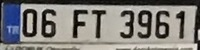
#> input picture Detection-Of-Letters-And-Numbers-From-The-Plate-main/image/1.jpg, 200 x 50 px; its folder holds only this picture in this run
$ python bulma.py
#> lines starting #> are read from the running program, lines starting #| are printed output that depends on the picture; after the words box and inside, x2 and y2 are one past the last pixel; in counts of white or black regions, pixels touching at a corner belong together
import cv2
from glob import glob
import os
import pyautogui
import numpy as np


MIN_PIXEL_WIDTH = 5
MIN_PIXEL_HEIGHT = 15

MIN_ASPECT_RATIO = 0.25
MAX_ASPECT_RATIO = 1.0

MIN_PIXEL_AREA = 80
s=0
e=0
imgs=glob("image\*.jpg")
for imga in imgs:
    img=cv2.imread(imga)
#> img is the input picture: shape (50, 200, 3); mean B, G, R 122, 125.2, 127.1
    h = img.shape[0]
#> h = 50
    w = img.shape[1]
#> w = 200
    siyah = []
    j=0
    for x in range(0,h):#siyah noktaları buldum
        for y in range(0,w):
            #renk=img[x,y]
            a=img[x,y,0]
            b=img[x,y,1]
            c=img[x,y,2]
            if a<120 and b<120 and c<120:
                siyah.append((x,y))
                j=j+1
#> after the loop, j = 3554; siyah = 3554 pairs, first value 0 to 49, second value 0 to 199
    imgyeni=np.zeros((h, w, 1), np.uint8)
    for i in range(j):#Okuma yaparken beyaz noktalara baktığı için beyazlatma yaptım
        imgyeni[siyah[i][0],siyah[i][1]]=[255]
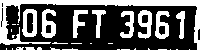
#> imgyeni: shape (50, 200, 1); 35.5% white; 32 white regions (22 under 20 px)
    kernel = np.ones((4,4),np.uint8)
    cv2.imshow("ad",imgyeni)

    sonuc=cv2.morphologyEx(imgyeni,cv2.MORPH_OPEN,kernel)#Open morfolojik işlemini yaptım


    contours, npaHierarchy = cv2.findContours(sonuc, cv2.RETR_LIST, cv2.CHAIN_APPROX_SIMPLE)   # find all contours
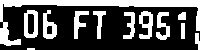
#> sonuc: shape (50, 200); 32.7% white; 12 white regions (1 under 20 px), largest, box (x1, y1, x2, y2) and area: (0, 0, 200, 46) 1620, (24, 10, 38, 38) 255, (139, 11, 153, 39) 237

    for contour in contours:

        boundingRect = cv2.boundingRect(contour)
        [intX, intY, intWidth, intHeight] = boundingRect
        intBoundingRectArea=intWidth*intHeight
        AspectRatio=intWidth/intHeight

        if (intBoundingRectArea > MIN_PIXEL_AREA and
            intWidth > MIN_PIXEL_WIDTH and intHeight > MIN_PIXEL_HEIGHT and
            MIN_ASPECT_RATIO < AspectRatio and AspectRatio < MAX_ASPECT_RATIO):
            print(boundingRect)
            pt1 = (intX, intY)
            pt2 = ((intX + intWidth), (intY + intHeight))
            showimg=img[(intY-2) : (intY+intHeight+4),(intX) : (intX + intWidth)]
            cv2.imshow("nedir",showimg)

            result =pyautogui.prompt(text='Nedir'+str(s), title='Bul')
            if result=="a":
                showimg=cv2.resize(showimg,(24,24))
                cv2.imwrite("A/"+str(s)+".jpg",showimg)
                s=s+1
            if result=="b":
                showimg=cv2.resize(showimg,(24,24))
                cv2.imwrite("B/"+str(s)+".jpg",showimg)
                s=s+1
            if result=="c":
                showimg=cv2.resize(showimg,(24,24))
                cv2.imwrite("C/"+str(s)+".jpg",showimg)
                s=s+1
            if result=="d":
                showimg=cv2.resize(showimg,(24,24))
                cv2.imwrite("D/"+str(s)+".jpg",showimg)
                s=s+1
            if result=="e":
                showimg=cv2.resize(showimg,(24,24))
                cv2.imwrite("E/"+str(s)+".jpg",showimg)
                s=s+1
            if result=="f":
                showimg=cv2.resize(showimg,(24,24))
                cv2.imwrite("F/"+str(s)+".jpg",showimg)
                s=s+1
            if result=="g":
                showimg=cv2.resize(showimg,(24,24))
                cv2.imwrite("g/"+str(s)+".jpg",showimg)
                s=s+1
            if result=="ğ":
                showimg=cv2.resize(showimg,(24,24))
                cv2.imwrite("ğ/"+str(s)+".jpg",showimg)
                s=s+1
            if result=="h":
                showimg=cv2.resize(showimg,(24,24))
                cv2.imwrite("H/"+str(s)+".jpg",showimg)
                s=s+1
            if result=="ı":
                showimg=cv2.resize(showimg,(24,24))
                cv2.imwrite("I/"+str(s)+".jpg",showimg)
                s=s+1
            if result=="i":
                showimg=cv2.resize(showimg,(24,24))
                cv2.imwrite("İ/"+str(s)+".jpg",showimg)
                s=s+1
            if result=="j":
                showimg=cv2.resize(showimg,(24,24))
                cv2.imwrite("J/"+str(s)+".jpg",showimg)
                s=s+1
            if result=="k":
                showimg=cv2.resize(showimg,(24,24))
                cv2.imwrite("K/"+str(s)+".jpg",showimg)
                s=s+1
            if result=="l":
                showimg=cv2.resize(showimg,(24,24))
                cv2.imwrite("L/"+str(s)+".jpg",showimg)
                s=s+1
            if result=="m":
                showimg=cv2.resize(showimg,(24,24))
                cv2.imwrite("M/"+str(s)+".jpg",showimg)
                s=s+1
            if result=="n":
                showimg=cv2.resize(showimg,(24,24))
                cv2.imwrite("N/"+str(s)+".jpg",showimg)
                s=s+1
            if result=="o":
                showimg=cv2.resize(showimg,(24,24))
                cv2.imwrite("O/"+str(s)+".jpg",showimg)
                s=s+1
            if result=="ö":
                showimg=cv2.resize(showimg,(24,24))
                cv2.imwrite("Ö/"+str(s)+".jpg",showimg)
                s=s+1
            if result=="p":
                showimg=cv2.resize(showimg,(24,24))
                cv2.imwrite("P/"+str(s)+".jpg",showimg)
                s=s+1
            if result=="r":
                showimg=cv2.resize(showimg,(24,24))
                cv2.imwrite("R/"+str(s)+".jpg",showimg)
                s=s+1
            if result=="s":
                showimg=cv2.resize(showimg,(24,24))
                cv2.imwrite("S/"+str(s)+".jpg",showimg)
                s=s+1
            if result=="ş":
                showimg=cv2.resize(showimg,(24,24))
                cv2.imwrite("Ş/"+str(s)+".jpg",showimg)
                s=s+1
            if result=="t":
                showimg=cv2.resize(showimg,(24,24))
                cv2.imwrite("T/"+str(s)+".jpg",showimg)
                s=s+1
            if result=="u":
                showimg=cv2.resize(showimg,(24,24))
                cv2.imwrite("U/"+str(s)+".jpg",showimg)
                s=s+1
            if result=="ü":
                showimg=cv2.resize(showimg,(24,24))
                cv2.imwrite("Ü/"+str(s)+".jpg",showimg)
                s=s+1
            if result=="v":
                showimg=cv2.resize(showimg,(24,24))
                cv2.imwrite("V/"+str(s)+".jpg",showimg)
                s=s+1
            if result=="y":
                showimg=cv2.resize(showimg,(24,24))
                cv2.imwrite("Y/"+str(s)+".jpg",showimg)
                s=s+1
            if result=="z":
                showimg=cv2.resize(showimg,(24,24))
                cv2.imwrite("z/"+str(s)+".jpg",showimg)
                s=s+1
            if result=="0":
                showimg=cv2.resize(showimg,(24,24))
                cv2.imwrite("0/"+str(s)+".jpg",showimg)
                s=s+1
            if result=="1":
                showimg=cv2.resize(showimg,(24,24))
                cv2.imwrite("1/"+str(s)+".jpg",showimg)
                s=s+1
            if result=="2":
                showimg=cv2.resize(showimg,(24,24))
                cv2.imwrite("2/"+str(s)+".jpg",showimg)
                s=s+1
            if result=="3":
                showimg=cv2.resize(showimg,(24,24))
                cv2.imwrite("3/"+str(s)+".jpg",showimg)
                s=s+1
            if result=="4":
                showimg=cv2.resize(showimg,(24,24))
                cv2.imwrite("4/"+str(s)+".jpg",showimg)
                s=s+1
            if result=="5":
                showimg=cv2.resize(showimg,(24,24))
                cv2.imwrite("5/"+str(s)+".jpg",showimg)
                s=s+1
            if result=="6":
                showimg=cv2.resize(showimg,(24,24))
                cv2.imwrite("6/"+str(s)+".jpg",showimg)
                s=s+1
            if result=="7":
                showimg=cv2.resize(showimg,(24,24))
                cv2.imwrite("7/"+str(s)+".jpg",showimg)
                s=s+1
            if result=="8":
                showimg=cv2.resize(showimg,(24,24))
                cv2.imwrite("8/"+str(s)+".jpg",showimg)
                s=s+1
            if result=="9":
                showimg=cv2.resize(showimg,(24,24))
                cv2.imwrite("9/"+str(s)+".jpg",showimg)
                s=s+1
            if result=="exit":
                e=1
                break
#> after the loop, s = 0

    os.remove(imga)
    if e==1:
        break

$ run again, on Detection-Of-Letters-And-Numbers-From-The-Plate-main/image/15.jpg
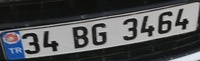
#> input picture Detection-Of-Letters-And-Numbers-From-The-Plate-main/image/15.jpg, 200 x 61 px
#> img is the input picture: shape (61, 200, 3); mean B, G, R 82.8, 81.4, 79.7
#> after the loop `for x in range(0,h):#siyah noktaları buldum`: j = 7828; siyah = 7828 pairs, first value 0 to 60, second value 0 to 199
#> after the loop `for i in range(j):#Okuma yaparken beyaz noktalara baktığı için beyazla..`:
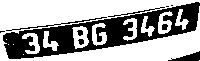
#> imgyeni: shape (61, 200, 1); 64.2% white; 9 black regions (3 under 20 px)
#> `contours, npaHierarchy = cv2.findContours(sonuc, cv2.RETR_LIST, cv2.CH..`:
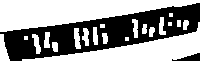
#> sonuc: shape (61, 200); 58.9% white; 2 black regions, box (x1, y1, x2, y2) and area: (0, 3, 200, 61) 4897, (172, 53, 200, 61) 118
#> after the loop `for contour in contours:`: s = 0
